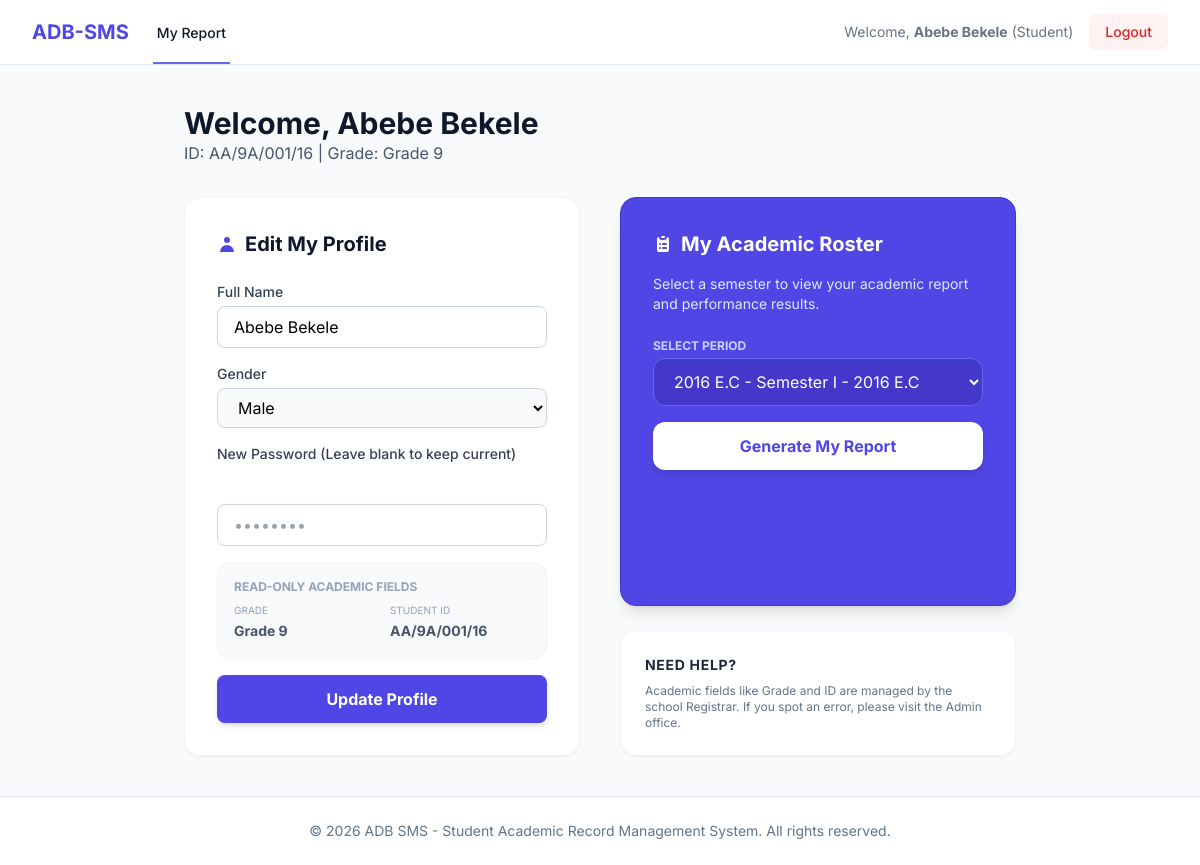
Page /student/index.php (signed in) on the committed database.
### tables this page shows
CREATE TABLE IF NOT EXISTS STUDENT (
    student_id INT AUTO_INCREMENT PRIMARY KEY,
    student_id_formatted VARCHAR(20) UNIQUE,
    name VARCHAR(100) NOT NULL,
    gender ENUM('M', 'F') NOT NULL,
    grade VARCHAR(20) NOT NULL,
    username VARCHAR(50) NOT NULL UNIQUE,
    password VARCHAR(255) NOT NULL,
    status ENUM('Pending', 'Active', 'Rejected') DEFAULT 'Pending',
    requested_year_id INT,
    requested_semester_id INT,
    created_at TIMESTAMP DEFAULT CURRENT_TIMESTAMP,
    FOREIGN KEY (requested_year_id) REFERENCES ACADEMIC_YEAR(year_id) ON DELETE SET NULL,
    FOREIGN KEY (requested_semester_id) REFERENCES SEMESTER(semester_id) ON DELETE SET NULL
);

### student/index.php (the view, shortened to what this page needs)
<?php
require_once '../config/db.php';
include '../includes/header.php';
include '../includes/navbar.php';
$student_id = $_SESSION['user_id'];
try {
    $stmt = $pdo->prepare("SELECT * FROM STUDENT WHERE student_id = ?");
    $stmt->execute([$student_id]);
    $student = $stmt->fetch();
} catch (PDOException $e) {
    die("Error fetching student data.");
}
?>
<main class="max-w-4xl mx-auto py-10 px-4 sm:px-6 lg:px-8">
    <div class="mb-8">
        <h1 class="text-3xl font-bold text-slate-900">Welcome, <?php echo htmlspecialchars($student['name']); ?></h1>
        <p class="text-slate-600">ID: <?php echo htmlspecialchars($student['student_id_formatted']); ?> | Grade: <?php echo htmlspecialchars($student['grade']); ?></p>
    </div>
    <div class="grid grid-cols-1 md:grid-cols-2 gap-10">
        <div class="bg-white p-8 rounded-2xl shadow-sm border border-slate-100">
            <h2 class="text-xl font-bold text-slate-900 mb-6 flex items-center">
                <svg xmlns="http://www.w3.org/2000/svg" class="h-5 w-5 mr-2 text-indigo-600" viewBox="0 0 20 20" fill="currentColor">
                    <path fill-rule="evenodd" d="M10 9a3 3 0 100-6 3 3 0 000 6zm-7 9a7 7 0 1114 0H3z" clip-rule="evenodd" />
                </svg>
                Edit My Profile
            </h2>
            <form action="profile_process.php" method="POST" class="space-y-4">
                <div>
                    <label class="block text-sm font-medium text-slate-700 mb-1">Full Name</label>
                    <input type="text" name="name" value="<?php echo htmlspecialchars($student['name']); ?>" required class="w-full px-4 py-2 rounded-lg border border-slate-300 focus:ring-2 focus:ring-indigo-500 focus:border-indigo-500 outline-none transition-all">
                </div>
                <div>
                    <label class="block text-sm font-medium text-slate-700 mb-1">Gender</label>
                    <select name="gender" required class="w-full px-4 py-2 rounded-lg border border-slate-300 focus:ring-2 focus:ring-indigo-500 focus:border-indigo-500 outline-none bg-slate-50">
                        <option value="M" <?php echo $student['gender'] === 'M' ? 'selected' : ''; ?>>Male</option>
                    </select>
                </div>
                <div>
                    <label class="block text-sm font-medium text-slate-700 mb-10">New Password (Leave blank to keep current)</label>
                    <input type="password" name="password" class="w-full px-4 py-2 rounded-lg border border-slate-300 focus:ring-2 focus:ring-indigo-500 focus:border-indigo-500 outline-none" placeholder="••••••••">
                </div>
                <div class="bg-slate-50 p-4 rounded-xl border border-slate-100 mb-6">
                    <p class="text-xs text-slate-400 font-bold uppercase mb-2">Read-Only Academic Fields</p>
                    <div class="grid grid-cols-2 gap-4">
                        <div>
                            <span class="text-[10px] text-slate-400 block uppercase">Grade</span>
                            <span class="text-sm font-bold text-slate-600"><?php echo htmlspecialchars($student['grade']); ?></span>
                        </div>
                        <div>
                            <span class="text-[10px] text-slate-400 block uppercase">Student ID</span>
                            <span class="text-sm font-bold text-slate-600"><?php echo htmlspecialchars($student['student_id_formatted']); ?></span>
                        </div>
                    </div>
                </div>
                <button type="submit" class="w-full bg-indigo-600 hover:bg-indigo-700 text-white font-bold py-3 px-4 rounded-lg transition-all shadow-md hover:shadow-lg">
                    Update Profile
                </button>
            </form>
        </div>
        <div class="flex flex-col space-y-6">
            <div class="bg-indigo-600 p-8 rounded-2xl shadow-lg border border-indigo-700 text-white flex-grow">
                <h2 class="text-xl font-bold mb-4 flex items-center">
                    My Academic Roster
                </h2>
                <p class="text-indigo-100 text-sm mb-6">Select a semester to view your academic report and performance results.</p>
                <form action="view_report.php" method="GET" class="space-y-4">
                    <div>
                        <label class="block text-xs font-bold uppercase text-indigo-200 mb-1">Select Period</label>
                        <?php
                        $enrolled_semesters = $pdo->prepare("SELECT DISTINCT s.semester_id, s.semester_label, y.year_label
                                                            FROM SEMESTER s
                                                            JOIN ACADEMIC_YEAR y ON s.year_id = y.year_id
                                                            JOIN SUBJECT_OFFERING so ON s.semester_id = so.semester_id
                                                            JOIN STUDENT_SUBJECT ss ON so.offering_id = ss.offering_id
                                                            WHERE ss.student_id = ?
                                                            ORDER BY y.year_label DESC, s.semester_label ASC");
                        $enrolled_semesters->execute([$student_id]);
                        $sems = $enrolled_semesters->fetchAll();
                        ?>
                        <select name="semester_id" required class="w-full px-4 py-3 rounded-xl border border-indigo-500 bg-indigo-700 text-white focus:ring-2 focus:ring-indigo-300 outline-none transition-all">
                            <?php foreach ($sems as $sem): ?>
                                <option value="<?php echo $sem['semester_id']; ?>"><?php echo htmlspecialchars($sem['year_label'] . " - " . $sem['semester_label']); ?></option>
                            <?php endforeach; ?>
                        </select>
                    </div>
                    <button type="submit" class="w-full bg-white text-indigo-600 hover:bg-indigo-50 font-bold py-3 px-4 rounded-xl transition-all shadow-md hover:shadow-lg">
                        Generate My Report
                    </button>
                </form>
            </div>
            <div class="bg-white p-6 rounded-2xl shadow-sm border border-slate-100">
                <h3 class="text-sm font-bold text-slate-800 mb-2 uppercase tracking-wider">Need Help?</h3>
                <p class="text-xs text-slate-500">Academic fields like Grade and ID are managed by the school Registrar. If you spot an error, please visit the Admin office.</p>
            </div>
        </div>
    </div>
</main>
<?php include '../includes/footer.php'; ?>

### includes/header.php (style rules this page uses)
body { font-family: 'Inter', sans-serif; }

### rows in the picture
student: name "Abebe Bekele", student_id_formatted "AA/9A/001/16", grade "Grade 9", gender "Male"

### other values in the picture
$name "Abebe Bekele"
$role "Student"
form field semester_id "2016 E.C - Semester I - 2016 E.C"
